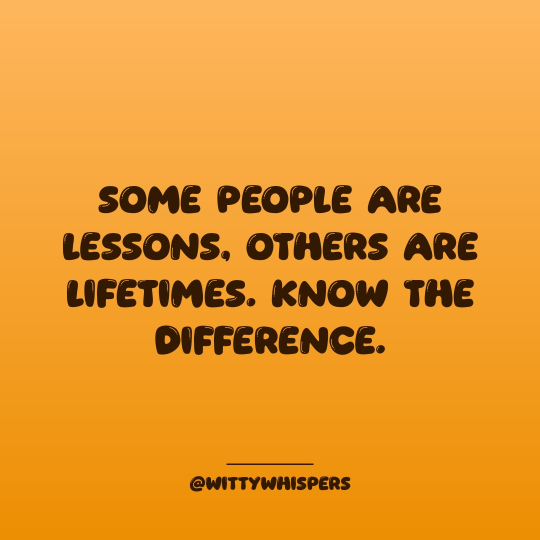
#> input picture posts/000.jpg, 1080 x 1080 px (shown at 1/2 size)
$ python -i carousel.py   (imports and definitions only)
#> lines starting #> are read from the running program, lines starting #| are printed output that depends on the picture
#> further down, picture is the input picture: PIL image 1080x1080 RGB; mean R, G, B 228.6, 150.5, 44.3
"""
wittywhispers carousel maker + Instagram auto-poster (free, stdlib + Pillow only).

Usage:
    python carousel.py generate      # render the next carousel into posts/carousel_N/
    python carousel.py post          # publish it to Instagram, advance state
    python carousel.py queries 5     # show each slide text next to the photo keyword it will search
    python carousel.py testphotos    # check your Pixabay/Unsplash/Pexels keys (start here if photos fail)
    python carousel.py preview 5     # render the first 5 carousels into preview/ (omit the number for all)

Env vars for posting: IG_USER_ID, IG_ACCESS_TOKEN
Optional: PEXELS_API_KEY, PIXABAY_API_KEY, UNSPLASH_ACCESS_KEY (free photo backgrounds), PHOTO_SOURCE, IG_API_HOST (default graph.instagram.com), GITHUB_REPOSITORY, GITHUB_REF_NAME
"""
import io, json, os, random, re, sys, time, urllib.request, urllib.parse, urllib.error
from pathlib import Path
from PIL import Image, ImageDraw, ImageFont

HERE = Path(__file__).parent
DATA = HERE / "carousels.json"
STATE = HERE / "carousel_state.json"
FONT_DIR = HERE / "fonts"
W, H = 1080, 1350  # 4:5 portrait, best size for carousels
HANDLE = "@wittywhispers4u"
API_HOST = os.environ.get("IG_API_HOST", "graph.instagram.com")
API_VER = "v21.0"

PALETTES = [
    ((255, 94, 98), (255, 153, 102), (255, 255, 255)),
    ((67, 67, 109), (136, 97, 163), (255, 255, 255)),
    ((17, 153, 142), (56, 239, 125), (20, 30, 30)),
    ((255, 175, 189), (255, 195, 160), (60, 20, 40)),
    ((20, 30, 48), (36, 59, 85), (255, 255, 255)),
    ((252, 227, 138), (243, 129, 129), (50, 25, 25)),
    ((106, 17, 203), (37, 117, 252), (255, 255, 255)),
    ((30, 30, 30), (70, 70, 70), (255, 214, 102)),
]

HASHTAGS = {
    "relationships": "#relationshipquotes #lovequotes #relationshipadvice #datingadvice #selflove #healthyrelationships #wittywhispers",
    "facts": "#didyouknow #factsdaily #amazingfacts #interestingfacts #knowledge #learnsomethingnew #wittywhispers",
    "motivation": "#motivationalquotes #mindset #selfgrowth #dailymotivation #selfimprovement #growthmindset #wittywhispers",
}


# ---------- rendering helpers ----------
# [9 lines left out: function gradient, not called in this run]


# ---------- photo backgrounds (Unsplash and/or Pexels, both free) ----------
UA = {
    "User-Agent": ("Mozilla/5.0 (Windows NT 10.0; Win64; x64) AppleWebKit/537.36 "
                   "(KHTML, like Gecko) Chrome/124.0 Safari/537.36"),
    "Accept": "application/json,image/*;q=0.9,*/*;q=0.8",
}
USED = set()  # photo URLs already used in the current carousel (so no slide repeats a photo)
CREDITS = []  # photo credits for the current carousel (shown in caption)


def _get_json(url, headers):
    with urllib.request.urlopen(urllib.request.Request(url, headers={**UA, **headers}), timeout=30) as r:
        return json.loads(r.read())


def _download(url):
    with urllib.request.urlopen(urllib.request.Request(url, headers=UA), timeout=30) as r:
        return Image.open(io.BytesIO(r.read())).convert("RGB")


# [104 lines left out: functions _unsplash, _pixabay, _pexels, fetch_photos, not called in this run]


def photo_background(img):
    """Cover-crop to W x H, then darken so white text stays readable."""
    scale = max(W / img.width, H / img.height)
#> scale = 1.25
    img = img.resize((int(img.width * scale) + 1, int(img.height * scale) + 1), Image.LANCZOS)
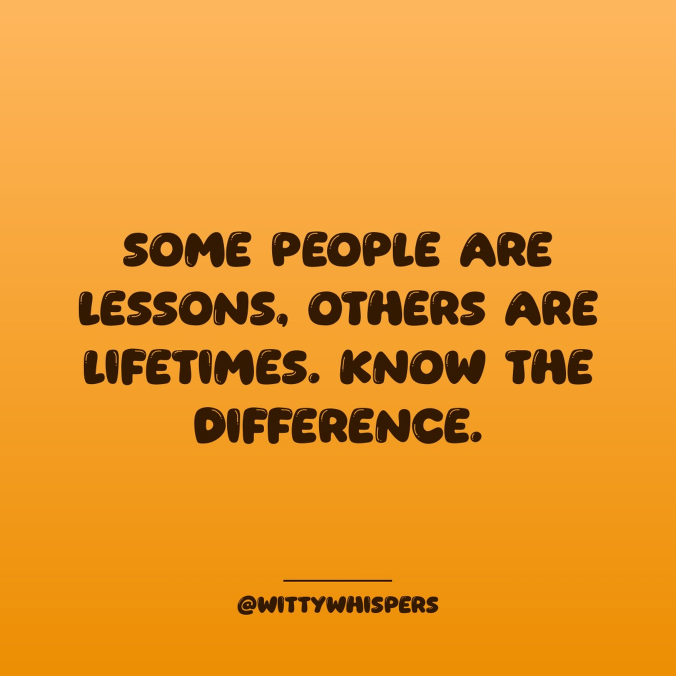
#> img: PIL image 1351x1351 RGB (shown at 1/2 size); mean R, G, B 228.6, 150.5, 44.4
    left, top = (img.width - W) // 2, (img.height - H) // 2
#> left = 135; top = 0
    img = img.crop((left, top, left + W, top + H)).convert("RGBA")
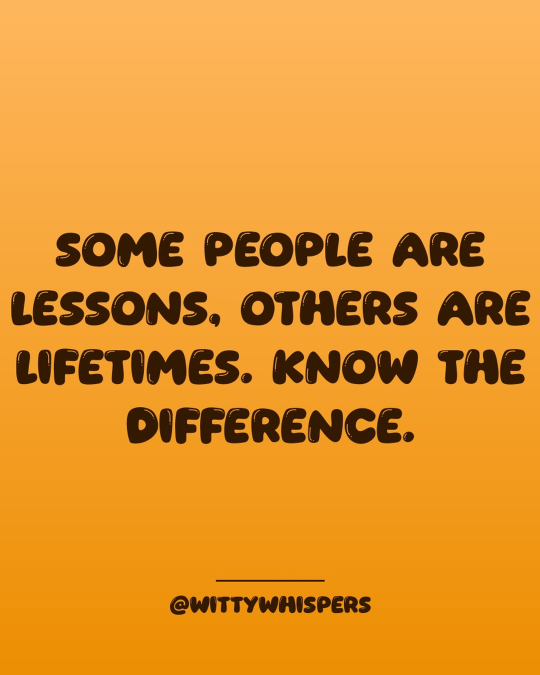
#> img: PIL image 1080x1350 RGBA (shown at 1/2 size); mean R, G, B, A 224.3, 147.5, 43.5, 255
    shade = Image.new("RGBA", (W, H), (0, 0, 0, 0))
#> shade: PIL image 1080x1350 RGBA; every value is 0
    px = shade.load()
    for y in range(H):
        a = int(110 + 80 * (abs(y - H / 2) / (H / 2)))  # darker at top and bottom edges
        for x in range(W):
            px[x, y] = (0, 0, 0, a)
    return Image.alpha_composite(img, shade)
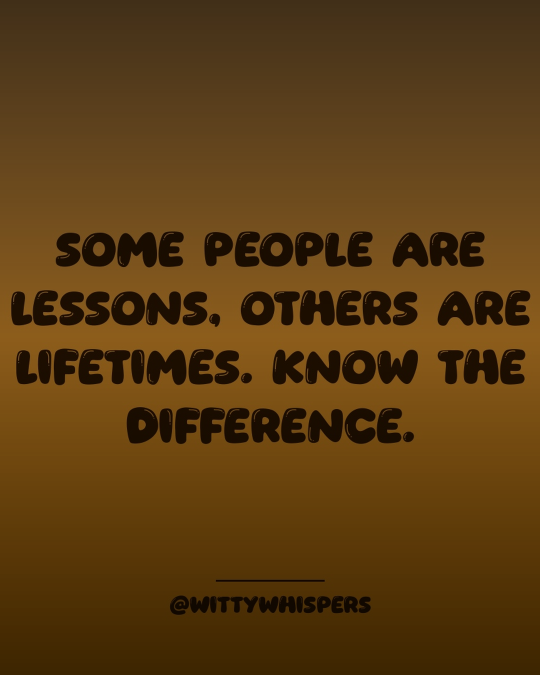
#> returned value: PIL image 1080x1350 RGBA (shown at 1/2 size); mean R, G, B, A 90.8, 59.6, 17.5, 255


def fonts_available():
    return sorted(FONT_DIR.glob("*.ttf")) + sorted(FONT_DIR.glob("*.otf")) if FONT_DIR.exists() else []


# [197 lines left out: functions load_font, wrap, fit_text, draw_centered, render_slide, cover_crop and 4 more, not called in this run]


def save_state(s):
    STATE.write_text(json.dumps(s, indent=2))


# ---------- instagram ----------
# [183 lines left out: functions api, wait_public, build_caption, post_carousel, test_photos, show_queries and 1 more, not called in this run]


# [2 lines not run here, left out]

>>> from PIL import Image
>>> picture = Image.open('posts/000.jpg')
>>> result = photo_background(picture)
